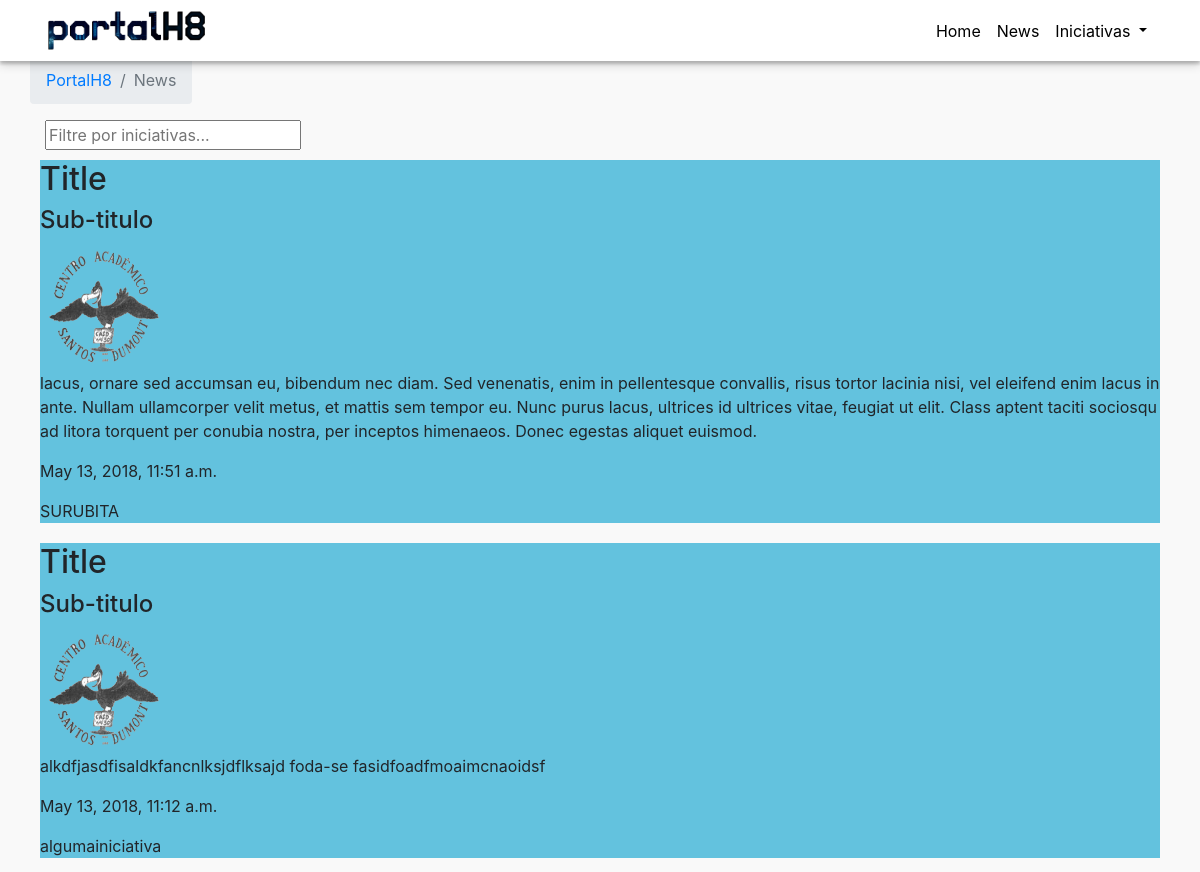
/news-feed/ (upper part), run on an earlier commit of the app's database.
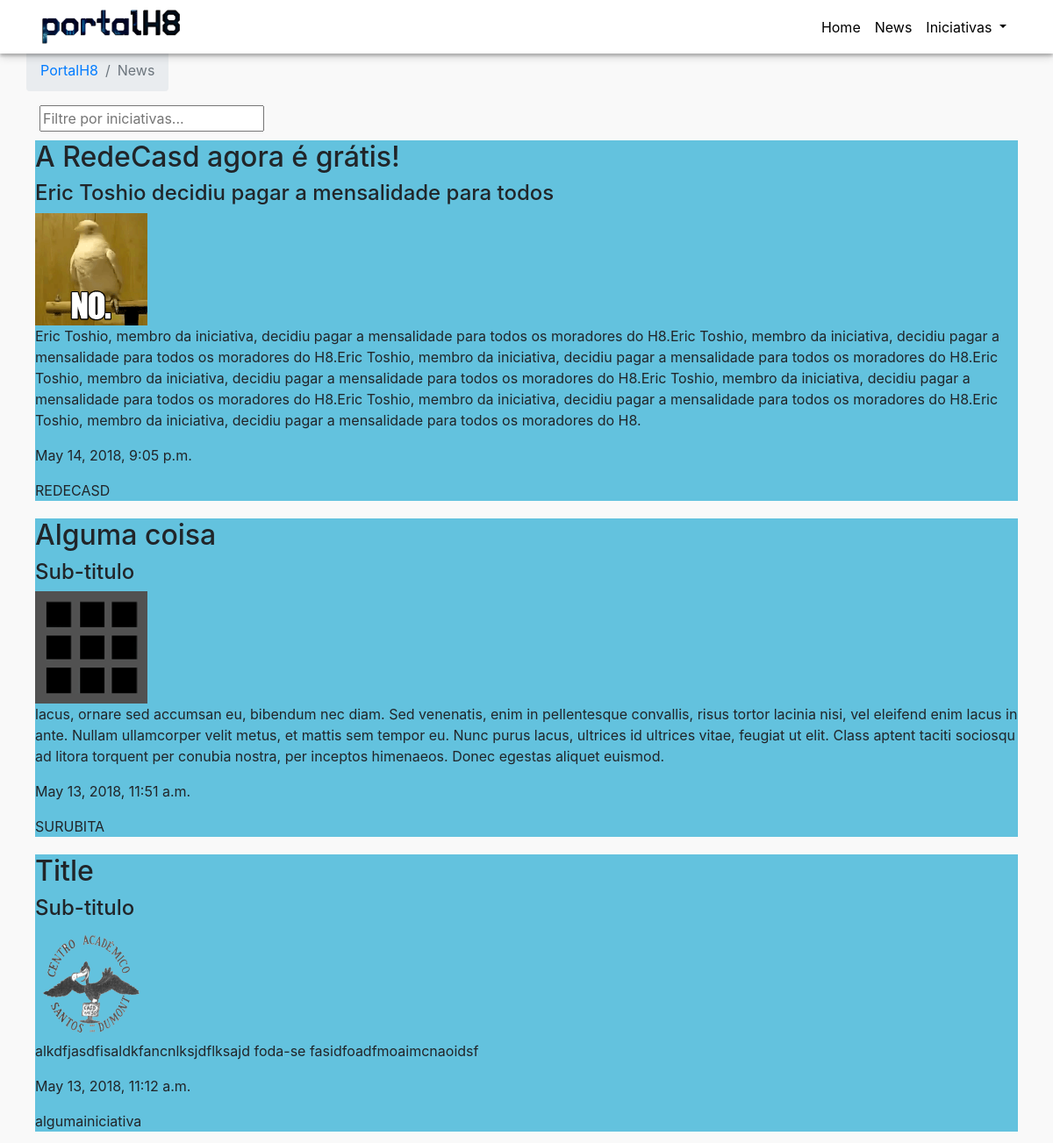
And on a later commit of the database.
### home/models.py (models this page shows)
class News(models.Model):
    title = models.TextField(validators=[MaxLengthValidator(30)], default = 'Title')
    sub_title = models.TextField(validators=[MaxLengthValidator(50)], default = 'Sub-titulo')
    iniciativa_name = models.CharField(max_length=100)
    text = models.TextField()
    pub_date = models.DateTimeField('date published')
    pic = models.ImageField(upload_to = get_image_path, default = 'home/static/home/images/casd.png')
    def pic_url(self):
        return self.pic.url[4:]

### home/views.py (the view)
# urls.py: path('news-feed/', views.news_feed, name='news_feed')
def news_feed(request,
    template='home/news-feed-list.html',
    page_template='home/news-feed-page.html'):
    context = {
        'news_list': News.objects.order_by('-pub_date'),
        'page_template': page_template,
    }
    if request.is_ajax():
        template = page_template
    return render(request, template, context)

### home/templates/home/news-feed-list.html (shortened to what this page needs)
{% extends 'home/base.html' %}
{% load static %}
{% load bootstrap4 %}
{% load bootstrap3 %}
{% block content %}
    <div class="container">
        <div class="row">
            <nav aria-label="breadcrumb">
                <ol class="breadcrumb no-background-color">
                    <li class="breadcrumb-item"><a href="../">PortalH8</a></li>
                    <li class="breadcrumb-item active" aria-current="page">News</li>
                </ol>
            </nav>
        </div>
    </div>
    <div class="container">
        <div class="col-xl-12">
            <div class="row">
                <div class="news-feed-filter">
                    <input type="text" id="myInput" onkeyup="myFunction()" placeholder="Filtre por iniciativas...">
                </div>
            </div>
        </div>
    </div>
{% include page_template %}
{% endblock %}

### home/templates/home/news-feed-page.html (shortened to what this page needs)
{% load el_pagination_tags %}
{% load static %}
{% load bootstrap4 %}
{% load bootstrap3 %}
{% for news in news_list %}
    <div class="js-news-item-filter container">
        <div class="row">
            <div class="col-xl box-padding">
                <div class="news-item-box-wrapper background-blue">
                    <div class="news-item">
                        <h2>{{ news.title }}</h2>
                        <h4>{{ news.sub_title }}</h4>
                        <img src="{{ news.pic_url }}" height="128" width="128"/>
                        <p>{{ news.text }}</p>
                        <p>{{ news.pub_date }}</p>
                        <div class="js-iniciativa-name news-item__tag">
                            {{ news.iniciativa_name }}
                        </div>
                    </div>
                </div>
            </div>
        </div>
    </div>
{% endfor %}

What changed in the data, as far as the page shows it:
added News: title "A RedeCasd agora é grátis!", sub_title "Eric Toshio decidiu pagar a mensalidade para todos", pic_url (picture), text "Eric Toshio, membro da iniciativa, decidiu pagar a mensalidade para todos os moradores do H8.Eric Toshio, membro da iniciativa, decidiu pagar a mensalidade para todos os moradores do H8.Eric Toshio, membro da iniciativa, decidiu pagar a mensalidade para todos os moradores do H8.Eric Toshio, membro da iniciativa, decidiu pagar a mensalidade para todos os moradores do H8.Eric Toshio, membro da iniciativa, decidiu pagar a mensalidade para todos os moradores do H8.Eric Toshio, membro da iniciativa, decidiu pagar a mensalidade para todos os moradores do H8.Eric Toshio, membro da iniciativa, decidiu pagar a mensalidade para todos os moradores do H8.", pub_date "May 14, 2018, 9:05 p.m.", iniciativa_name "REDECASD"
changed News "SURUBITA": title "Title" → "Alguma coisa"; pic_url: a different picture
